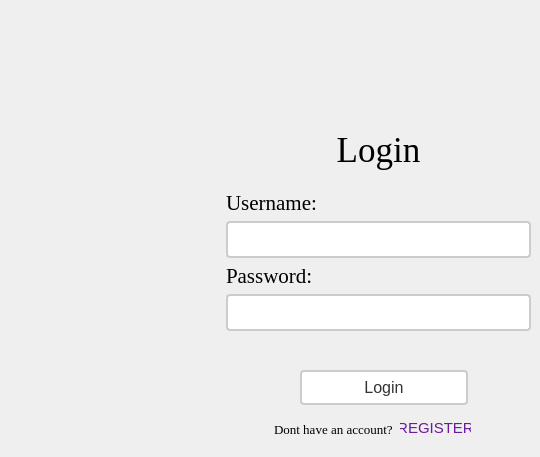
      <widget class="QWidget" name="Login">
       <widget class="QWidget" name="formLayoutWidget">
        <property name="geometry">
         <rect>
          <x>220</x>
          <y>110</y>
          <width>311</width>
          <height>241</height>
         </rect>
        </property>
        <layout class="QFormLayout" name="formLayout">
         <property name="formAlignment">
          <set>Qt::AlignLeading|Qt::AlignLeft|Qt::AlignVCenter</set>
         </property>
         <item row="2" column="1">
          <widget class="QLabel" name="usernameLabel">
           <property name="font">
            <font>
             <family>Times New Roman</family>
             <pointsize>16</pointsize>
            </font>
           </property>
           <property name="text">
            <string>Username:</string>
           </property>
          </widget>
         </item>
         <item row="3" column="1">
          <widget class="QLineEdit" name="usernameEdit">
           <property name="styleSheet">
            <string notr="true">QLineEdit {
  border: 2px solid #ccc; /* add a border */
  border-radius: 4px; /* round the corners */
  font-size: 16px; /* increase font size */
  padding: 6px 12px; /* add some padding */
  background-color: #fff; /* set background color */
  color: #333; /* set font color */
  font-family: &quot;Times New Roman&quot;, Times, serif; /* set font family */
}

QLineEdit:focus {
  outline: none; /* remove the default focus outline */
  border-color: #6a1b9a; /* set border color when focused */
  box-shadow: 0 0 5px #6a1b9a; /* add a subtle box-shadow when focused */
}
</string>
           </property>
          </widget>
         </item>
         <item row="4" column="1">
          <widget class="QLabel" name="passwordLabel">
           <property name="font">
            <font>
             <family>Times New Roman</family>
             <pointsize>16</pointsize>
            </font>
           </property>
           <property name="text">
            <string>Password:</string>
           </property>
          </widget>
         </item>
         <item row="5" column="1">
          <widget class="QLineEdit" name="passwordEdit">
           <property name="styleSheet">
            <string notr="true">QLineEdit {
  border: 2px solid #ccc; /* add a border */
  border-radius: 4px; /* round the corners */
  font-size: 16px; /* increase font size */
  padding: 6px 12px; /* add some padding */
  background-color: #fff; /* set background color */
  color: #333; /* set font color */
  font-family: &quot;Times New Roman&quot;, Times, serif; /* set font family */
}

QLineEdit:focus {
  outline: none; /* remove the default focus outline */
  border-color: #6a1b9a; /* set border color when focused */
  box-shadow: 0 0 5px #6a1b9a; /* add a subtle box-shadow when focused */
}
</string>
           </property>
          </widget>
         </item>
         <item row="0" column="1">
          <widget class="QLabel" name="label">
           <property name="palette">
            <palette>
             <active>
              <colorrole role="Shadow">
               <brush brushstyle="SolidPattern">
                <color alpha="255">
                 <red>255</red>
                 <green>255</green>
                 <blue>255</blue>
                </color>
               </brush>
              </colorrole>
             </active>
             <inactive>
              <colorrole role="Shadow">
               <brush brushstyle="SolidPattern">
                <color alpha="255">
                 <red>105</red>
                 <green>105</green>
                 <blue>105</blue>
                </color>
               </brush>
              </colorrole>
             </inactive>
             <disabled>
              <colorrole role="Shadow">
               <brush brushstyle="SolidPattern">
                <color alpha="255">
                 <red>0</red>
                 <green>0</green>
                 <blue>0</blue>
                </color>
               </brush>
              </colorrole>
             </disabled>
            </palette>
           </property>
           <property name="font">
            <font>
             <family>Times New Roman</family>
             <pointsize>26</pointsize>
            </font>
           </property>
           <property name="text">
            <string>Login</string>
           </property>
           <property name="alignment">
            <set>Qt::AlignCenter</set>
           </property>
          </widget>
         </item>
         <item row="1" column="1">
          <spacer name="verticalSpacer">
           <property name="orientation">
            <enum>Qt::Vertical</enum>
           </property>
           <property name="sizeType">
            <enum>QSizePolicy::Maximum</enum>
           </property>
           <property name="sizeHint" stdset="0">
            <size>
             <width>20</width>
             <height>9</height>
            </size>
           </property>
          </spacer>
         </item>
        </layout>
       </widget>
       <widget class="QWidget" name="horizontalLayoutWidget">
        <property name="geometry">
         <rect>
          <x>300</x>
          <y>370</y>
          <width>168</width>
          <height>36</height>
         </rect>
        </property>
        <layout class="QHBoxLayout" name="horizontalLayout_2">
         <item>
          <widget class="QPushButton" name="loginButton">
           <property name="styleSheet">
            <string notr="true">QPushButton {
  border: 2px solid #ccc; /* add a border */
  border-radius: 4px; /* round the corners */
  font-size: 16px; /* increase font size */
  padding: 6px 12px; /* add some padding */
  background-color: #fff; /* set background color */
  color: #333; /* set font color */
  font-family: &quot;Times New Roman&quot;, Times, serif; /* set font family */
}

QPushButton:hover {
  background-color: #eee; /* change background color when hovered */
}

QPushButton:pressed {
  background-color: #ccc; /* change background color when pressed */
}
</string>
           </property>
           <property name="text">
            <string>Login</string>
           </property>
          </widget>
         </item>
        </layout>
       </widget>
       <widget class="QLabel" name="passwordLabel_5">
        <property name="geometry">
         <rect>
          <x>274</x>
          <y>410</y>
          <width>131</width>
          <height>38</height>
         </rect>
        </property>
        <property name="font">
         <font>
          <family>Times New Roman</family>
          <pointsize>10</pointsize>
         </font>
        </property>
        <property name="text">
         <string>Dont have an account?</string>
        </property>
       </widget>
       <widget class="QPushButton" name="RegisterButton">
        <property name="geometry">
         <rect>
          <x>400</x>
          <y>420</y>
          <width>71</width>
          <height>16</height>
         </rect>
        </property>
        <property name="font">
         <font>
          <pointsize>11</pointsize>
         </font>
        </property>
        <property name="layoutDirection">
         <enum>Qt::LeftToRight</enum>
        </property>
        <property name="autoFillBackground">
         <bool>false</bool>
        </property>
        <property name="styleSheet">
         <string notr="true">QPushButton {
    border: none;
    padding: 0px;
    color: #6a1b9a;
   
}

QPushButton:hover {
    color: red;
}</string>
        </property>
        <property name="text">
         <string>REGISTER</string>
        </property>
       </widget>
      </widget>
